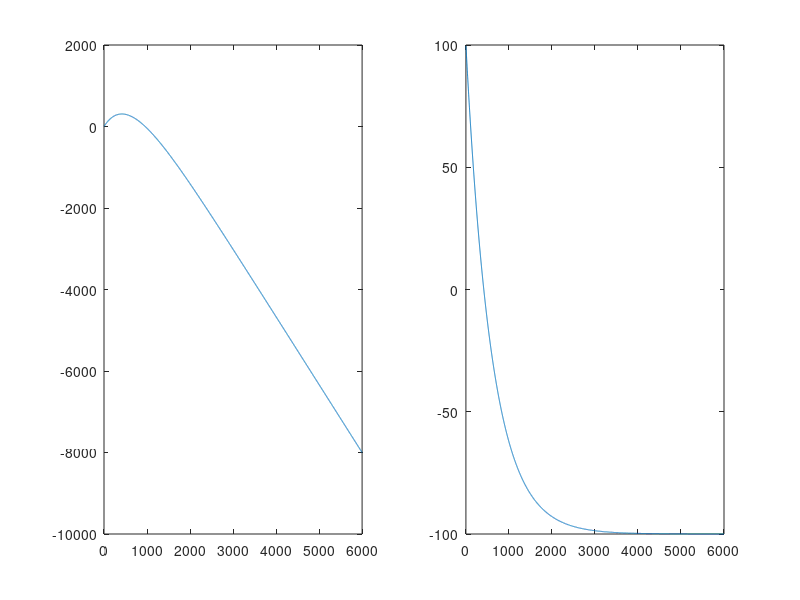

The MATLAB script that drew this image:
clc
clear all
close all

J = 1 * 10^-3;
D = 1 * 10^-2;
G = - J / D;

tiempo = 100;
muestras = 6000;

periodo = tiempo / muestras;

tiempo_transcurrido = 0;

theta = 0;
theta_p = 100;

v_theta = zeros(1, muestras);
v_theta_p = zeros(1, muestras);

for i = 1 : muestras

    T = -0.01;
    
    theta = theta + theta_p * periodo;
    theta_p = theta_p + ((G * theta_p) + T/J ) * periodo;
    
    v_theta(i) = theta;
    v_theta_p(i) = theta_p;
    
    tiempo_transcurrido = tiempo_transcurrido + periodo;
end

subplot(1, 2, 1)
plot(v_theta)

subplot(1, 2, 2)
plot(v_theta_p)
